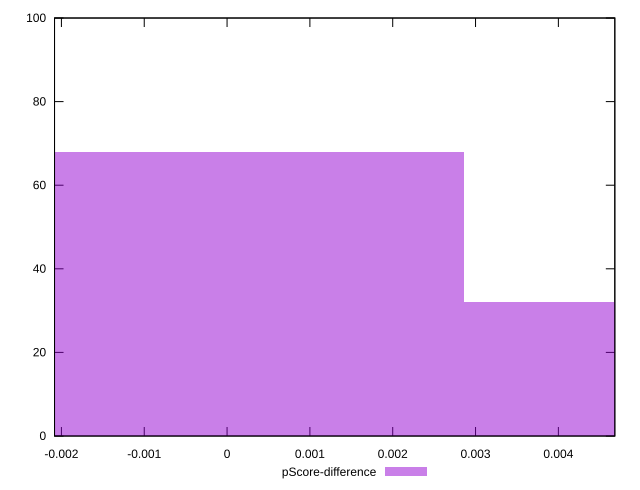

Write gnuplot code to recreate this figure.
reset

$pScoreDifference <<EOF
0 68
0.005716447987455797 32
EOF

set key outside below
set boxwidth 0.005716447987455797
set xrange [-0.0020830978139950718:0.004681613853780631]
set yrange [0:100]
set trange [0:100]
set style fill transparent solid 0.5 noborder
set terminal svg size 640, 490 enhanced background rgb 'white'
set output "reports/report_00032_2021-02-25T10-28-15.087Z/cumulative-layout-shift/samples/music/pScore-difference/histogram.svg"

plot $pScoreDifference title "pScore-difference" with boxes

reset
